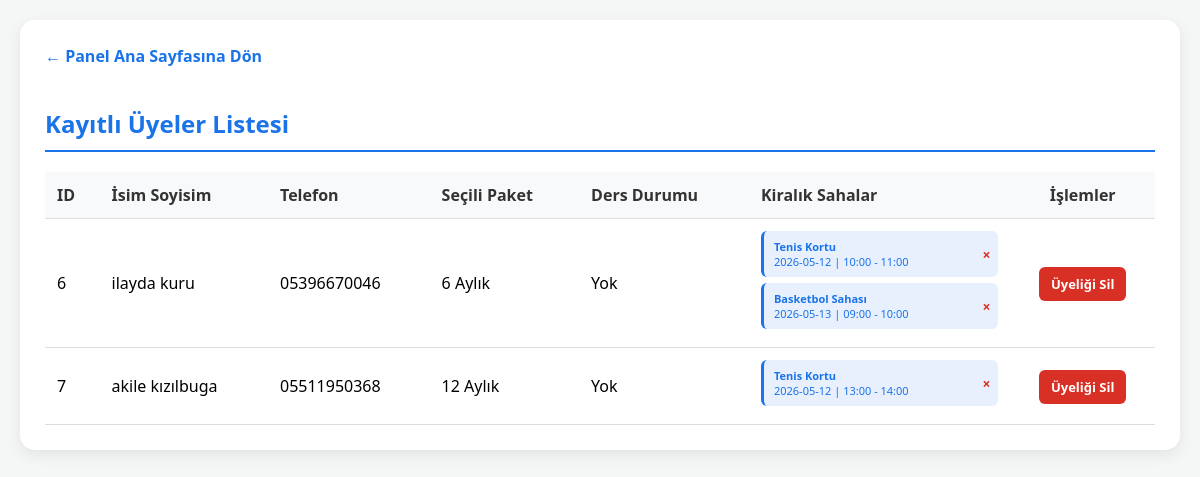
/yonetim-merkezi/uyeler, run on the app's committed database.
### tables this page shows
CREATE TABLE "Uyeler" (
	"Id"	INTEGER UNIQUE,
	"Isim"	TEXT,
	"Soyisim"	TEXT,
	"Telefon"	TEXT,
	"Secili_Paket"	INTEGER,
	"Baslangic_Tarihi"	TEXT,
	"Bitis_Tarihi"	TEXT,
	"Alinan_Ders"	TEXT,
	"Hoca_Adi"	TEXT,
	"Kiralanan_Saha"	TEXT,
	"Saha_Tarih_Saat"	TEXT,
	"Sifre"	TEXT,
	"Odeme_Durumu"	TEXT,
	PRIMARY KEY("Id" AUTOINCREMENT)
);

CREATE TABLE "SahaKiralama" (
	"Id"	INTEGER UNIQUE,
	"Uye_Id"	INTEGER,
	"Saha_Tipi"	TEXT,
	"Tarih"	TEXT,
	"Saat"	TEXT,
	PRIMARY KEY("Id" AUTOINCREMENT)
);

### spor_tesisi.py (the view)
@app.route('/yonetim-merkezi/uyeler')
def uyeler_sayfasi():
    try:
        conn = get_db_connection()
        uyeler = conn.execute('SELECT * FROM Uyeler').fetchall()
        uye_verileri = []
        for uye in uyeler:
            kiralamalar = conn.execute('SELECT * FROM SahaKiralama WHERE Uye_Id = ?', (uye['Id'],)).fetchall()
            uye_verileri.append({
                'detay': uye,
                'kiralamalar': kiralamalar
            })
        conn.close()
        return render_template('uye_listesi.html', uyeler_listesi=uye_verileri)
    except Exception as e:
        return f"Üye Listesi Hatası: {e}"

### spor_tesisi.py (called while the page is built)
def get_db_connection():
    conn = sqlite3.connect('spor_salonu.db')
    conn.row_factory = sqlite3.Row
    return conn

### templates/uye_listesi.html (shortened to what this page needs)
<!DOCTYPE html>
<html lang="tr">
<head>
</head>
<body>
<div class="container">
    <a href="/yonetim-merkezi" class="back-link">← Panel Ana Sayfasına Dön</a>
    <h2>Kayıtlı Üyeler Listesi</h2>
    <table>
        <thead>
            <tr>
                <th>ID</th>
                <th>İsim Soyisim</th>
                <th>Telefon</th>
                <th>Seçili Paket</th>
                <th>Ders Durumu</th>
                <th>Kiralık Sahalar</th>
                <th style="text-align: center;">İşlemler</th>
            </tr>
        </thead>
        <tbody>
            {% for veri in uyeler_listesi %}
            <tr>
                <td>{{ veri.detay['Id'] }}</td>
                <td>{{ veri.detay['Isim'] }} {{ veri.detay['Soyisim'] }}</td>
                <td>{{ veri.detay['Telefon'] }}</td>
                <td>{{ veri.detay['Secili_Paket'] }}</td>
                <td>{{ veri.detay['Alinan_Ders'] }}</td>
                <td>
                    {% for kira in veri.kiralamalar %}
                        <div class="rental-badge">
                            <b>{{ kira['Saha_Tipi'] }}</b><br>
                            {{ kira['Tarih'] }} | {{ kira['Saat'] }}
                            <a href="/kiralama-iptal/{{ kira['Id'] }}/{{ veri.detay['Id'] }}"
                               class="btn-kira-sil"
                               title="Kiralama İptal Et"
                               onclick="return confirm('Bu kiralama kaydını silmek istediğinize emin misiniz?')">
                               ×
                            </a>
                        </div>
                    {% else %}
                        <span class="no-rental">Kiralama yok</span>
                    {% endfor %}
                </td>
                <td style="text-align: center;">
                    <a href="{{ url_for('uye_sil', id=veri.detay['Id']) }}"
                       class="btn-sil"
                       onclick="return confirm('{{ veri.detay['Isim'] }} {{ veri.detay['Soyisim'] }} isimli üyeyi silmek istediğinize emin misiniz?')">
                       Üyeliği Sil
                    </a>
                </td>
            </tr>
            {% endfor %}
        </tbody>
    </table>
</div>
</body>
</html>

### templates/uye_listesi.html (style rules this page uses)
body { font-family: 'Segoe UI', sans-serif; background-color: #f4f7f6; margin: 0; padding: 20px; }
.container { max-width: 1200px; margin: auto; background: white; padding: 25px; border-radius: 15px; box-shadow: 0 5px 15px rgba(0,0,0,0.08); }
h2 { color: #1a73e8; border-bottom: 2px solid #1a73e8; padding-bottom: 10px; }
table { width: 100%; border-collapse: collapse; margin-top: 20px; }
th, td { padding: 12px; text-align: left; border-bottom: 1px solid #ddd; }
th { background-color: #f8f9fa; color: #333; }
.rental-badge { background-color: #e8f0fe; color: #1a73e8; padding: 8px 30px 8px 10px; border-radius: 6px; font-size: 11px; margin-bottom: 6px; display: block; border-left: 3px solid #1a73e8; position: relative; }
.btn-kira-sil { position: absolute; right: 8px; top: 50%; transform: translateY(-50%); color: #d93025; text-decoration: none; font-weight: bold; font-size: 14px; transition: 0.2s; }
.btn-sil { background-color: #d93025; color: white; padding: 8px 12px; text-decoration: none; border-radius: 6px; font-size: 13px; font-weight: bold; transition: 0.3s; }
.back-link { display: inline-block; margin-bottom: 20px; color: #1a73e8; text-decoration: none; font-weight: bold; }

### data on the page
Uyeler: detay.Id "6", detay.Isim "ilayda", detay.Soyisim "kuru", detay.Telefon "05396670046", detay.Secili_Paket "6 Aylık", detay.Alinan_Ders "Yok"
SahaKiralama: Saha_Tipi "Tenis Kortu", Tarih "2026-05-12", Saat "10:00 - 11:00"
SahaKiralama: Saha_Tipi "Basketbol Sahası", Tarih "2026-05-13", Saat "09:00 - 10:00"
Uyeler: detay.Id "7", detay.Isim "akile", detay.Soyisim "kızılbuga", detay.Telefon "05511950368", detay.Secili_Paket "12 Aylık", detay.Alinan_Ders "Yok"
SahaKiralama: Saha_Tipi "Tenis Kortu", Tarih "2026-05-12", Saat "13:00 - 14:00"
